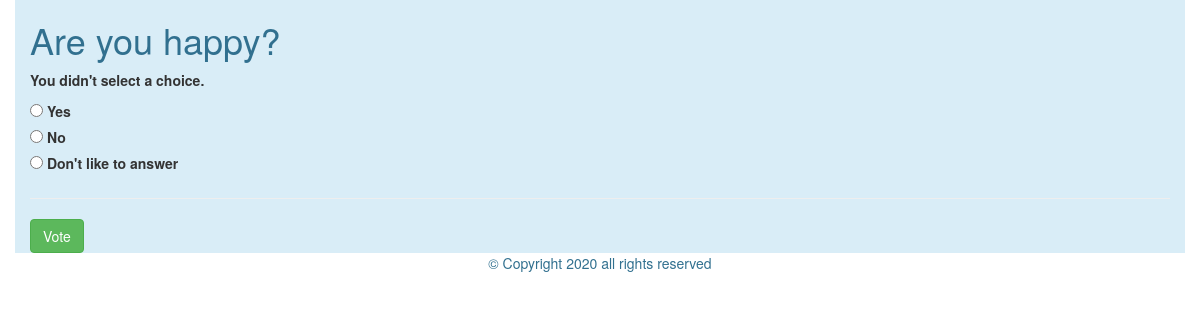
/polls/2/vote/, run on the app's committed database.
### polls/models.py (models this page shows, shortened)
class Question(models.Model):
    question_text = models.CharField(max_length=200)
    pub_date = models.DateTimeField('date published')

class Choice(models.Model):
    question = models.ForeignKey(Question, on_delete=models.CASCADE)
    choice_text = models.CharField(max_length=200)
    votes = models.IntegerField(default=0)

### polls/views.py (the view)
# urls.py: path('<int:question_id>/vote/',views.vote,name='vote'),
def vote(request, question_id):
    question = get_object_or_404(Question, pk=question_id)
    try:
        selected_choice = question.choice_set.get(pk=request.POST['choice'])
    except (KeyError, Choice.DoesNotExist):
        return render(request, 'polls/detail.html', {
            'question': question,
            'error_message': "You didn't select a choice.",
        })
    else:
        selected_choice.votes += 1
        selected_choice.save()
        return HttpResponseRedirect(reverse('polls:results', args=(question.id,)))

### polls/templates/polls/detail.html (shortened to what this page needs)
{% extends 'polls/base.html' %}
{% block content %}
<div class="container bg-info">
<h1 class="text-info">{{ question.question_text }}</h1>
{% if error_message %}<p><strong>{{ error_message }}</strong></p>{% endif %}
<form action="{% url 'polls:vote' question.id %}" method="post">
{% for choice in question.choice_set.all %}
    <input type="radio" name="choice" id="choice{{ forloop.counter }}" value="{{ choice.id }}">
    <label for="choice{{ forloop.counter }}">{{ choice.choice_text }}</label><br>
{% endfor %}
    <hr>
<input class="btn btn-success" type="submit" value="Vote">
</form>
</div>
{% endblock %}

### data on the page
Question: question_text "Are you happy?"
Choice: choice_text "Yes"
Choice: choice_text "No"
Choice: choice_text "Don't like to answer"

### other printed values
{{ error_message }} "You didn't select a choice."
